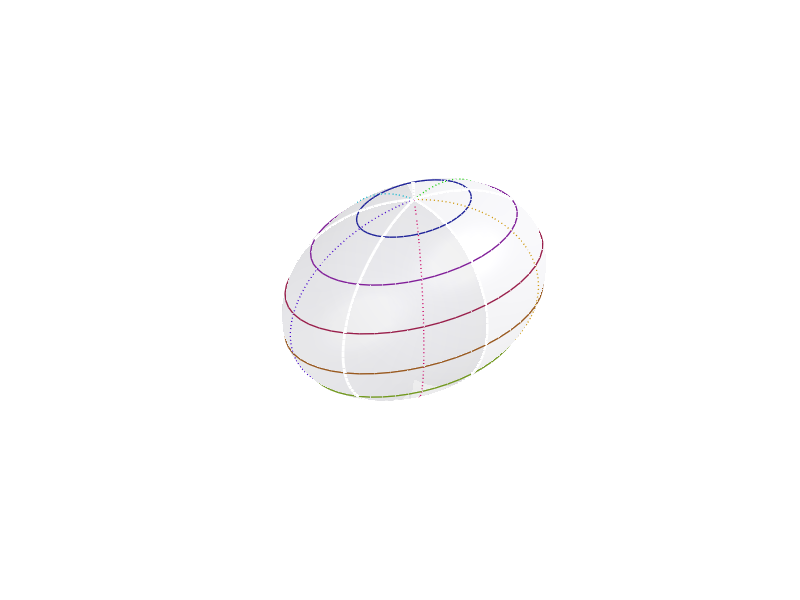

MATLAB code for this plot:
clc; 
close all; clear all;
% MATLAB 代码：绘制 3D 椭球体线框

%% 1. 定义椭球体参数
% MATLAB 代码：创建并渲染一个实体 3D 椭球体

%% 1. 定义椭球体参数
a = 1.0; % X轴半径
b = 1.5; % Y轴半径
c = 1.0; % Z轴半径

% 定义网格点
n = 50;
[u, v] = meshgrid(linspace(0, 2*pi, n), linspace(0, pi, n));

% 椭球体的参数方程
X = a * cos(u) .* sin(v);
Y = b * sin(u) .* sin(v);
Z = c * cos(v);

%% 2. 设置绘图环境
figure('Color', [0.05 0.05 0.15], 'Position', [100 100 800 800]); % 深蓝色背景
hold on; 

% 隐藏坐标轴
axis off;
box off;

%% 3. 绘制实体 3D 椭球体
% 使用 surf 绘制曲面
h_surf = surf(X, Y, Z);

% 设定材质和颜色
set(h_surf, 'FaceColor', [0.8 0.8 0.9], ... % 设定一个浅灰蓝色作为基色
            'EdgeColor', 'none', ...      % 移除默认的网格线
            'FaceAlpha', 0.1);            % 使曲面透明，以便我们能看到中央轴和线框

%% 4. 绘制网格线 (线框)
% 在曲面之上绘制线框，这是关键步骤，用于模仿原图的结构

% 绘制纬线 (经度线 v 不变，u 变化)
for k = 1:5:n % 间隔绘制，控制线条密度
    % 获取第 k 行的数据（一条纬线）
    X_line = X(:, k);
    Y_line = Y(:, k);
    Z_line = Z(:, k);
    
    % 使用 plot3 绘制，并设置颜色和线型
    if mod(k, 10) == 1
        % 重要的线使用白色实线
        plot3(X_line, Y_line, Z_line, 'Color', [1 1 1], 'LineWidth', 2, 'LineStyle', '-');
    else
        % 次要线使用彩色虚线
        color_rgb = hsv2rgb([k/n, 1, 0.8]); % 根据位置赋予不同颜色
        plot3(X_line, Y_line, Z_line, 'Color', color_rgb, 'LineWidth', 1, 'LineStyle', ':');
    end
end

% 绘制经线 (纬度线 u 不变，v 变化)
for k = 1:7:n 
    % 获取第 k 列的数据（一条经线）
    X_line = X(k, :);
    Y_line = Y(k, :);
    Z_line = Z(k, :);
    
    color_rgb = hsv2rgb([(k+n/2)/n, 0.8, 0.6]);
    plot3(X_line, Y_line, Z_line, 'Color', color_rgb, 'LineWidth', 1, 'LineStyle', '-');
end


%% 5. 添加光照和视角
lighting gouraud; % 使用 Gouraud 光照，使表面更平滑
light('Position', [1 1 1]); % 添加一个光源，增强 3D 立体感

% 调整视角
view(45, 30); % 仰角 30 度，方位角 45 度

% 确保所有轴的比例相等，保持椭球体的正确形状
pbaspect([1 1 1]); 
daspect([1 1 1]); 

title('3D 椭球体曲面与线框', 'Color', 'w');
hold off;
